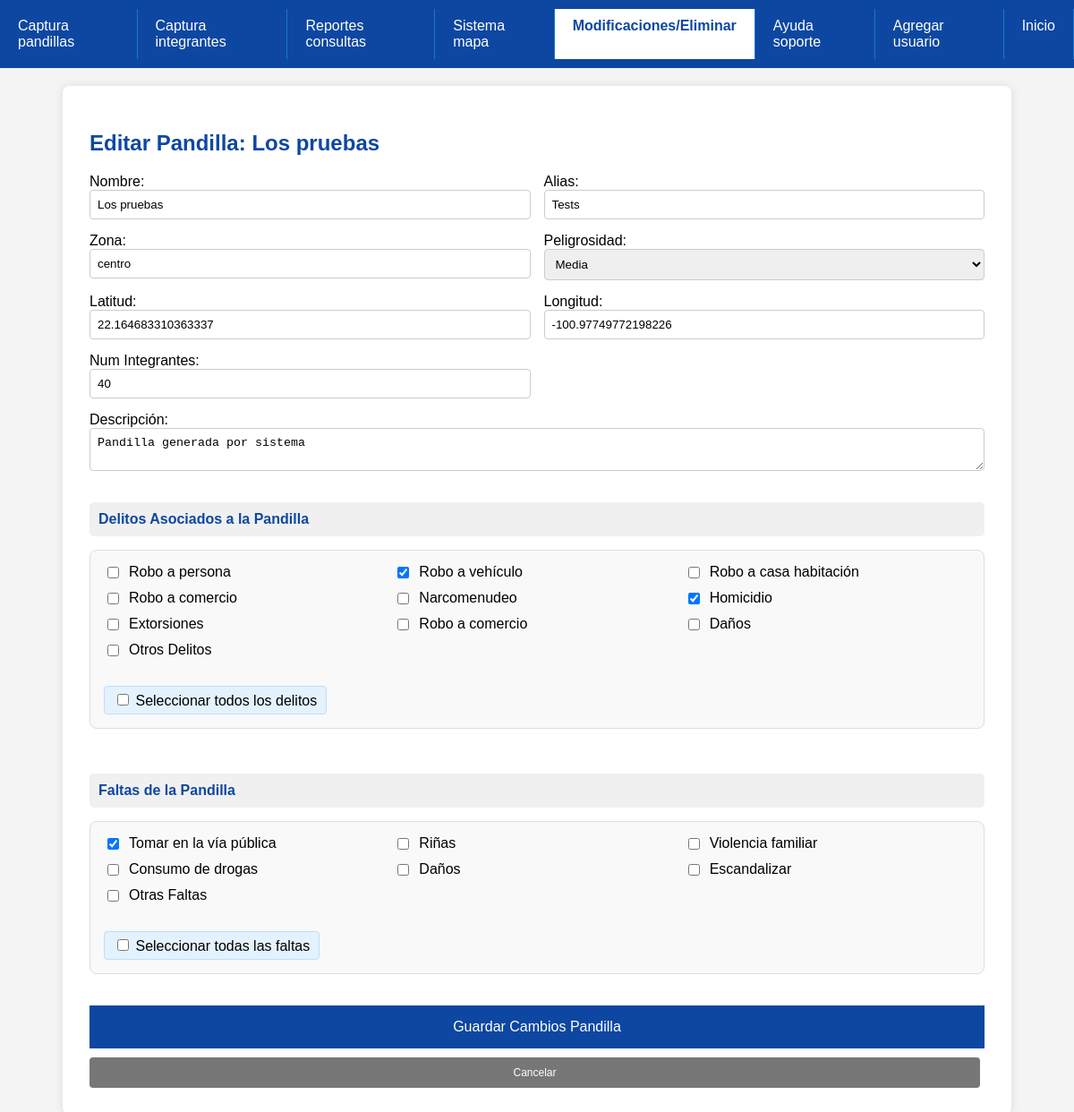
The page /diez.php?edit_pandilla=1 (signed in) on the database its author committed.
### tables this page shows
CREATE TABLE `pandillas` (
  `id_pandilla` int(11) NOT NULL,
  `nombre` varchar(100) DEFAULT NULL,
  `alias` varchar(100) DEFAULT NULL,
  `descripcion` varchar(255) DEFAULT NULL,
  `id_lider_actual` varchar(50) DEFAULT NULL,
  `num_integrantes_aproximado` int(11) DEFAULT NULL,
  `rango_edades` varchar(100) DEFAULT NULL,
  `horario_reunion` varchar(100) DEFAULT NULL,
  `peligrosidad` varchar(100) DEFAULT NULL,
  `redes_sociales` varchar(100) DEFAULT NULL,
  `lugar_reunion` varchar(100) DEFAULT NULL,
  `latitud_reunion` varchar(100) DEFAULT NULL,
  `longitud_reunion` varchar(100) DEFAULT NULL,
  `fecha_registro` datetime DEFAULT current_timestamp(),
  `pandillas_rivales_texto` varchar(100) DEFAULT NULL,
  `zona` varchar(30) NOT NULL,
  `delitos_pandillas` text NOT NULL,
  `faltas_pandillas` text NOT NULL
);

CREATE TABLE `delitos` (
  `id_delito` int(11) NOT NULL,
  `nombre_delito` varchar(100) DEFAULT NULL,
  `descripcion` varchar(100) DEFAULT NULL,
  `categoria` varchar(100) DEFAULT NULL,
  `gravedad` varchar(100) DEFAULT NULL
);

CREATE TABLE `faltas` (
  `id_falta` int(11) NOT NULL,
  `nombre_falta` varchar(100) DEFAULT NULL,
  `descripcion` varchar(100) DEFAULT NULL,
  `categoria` varchar(100) DEFAULT NULL,
  `gravedad` varchar(100) DEFAULT NULL
);

### diez.php (the view, shortened to what this page needs)
<?php
include 'conexion.php';
$delitos = [];
$resD = $conn->query("SELECT * FROM delitos");
while($r = $resD->fetch_assoc()) $delitos[] = $r;
$faltas = [];
$resF = $conn->query("SELECT * FROM faltas");
while($r = $resF->fetch_assoc()) $faltas[] = $r;
$vista = 'lista';
$data_editar = null;
$delitos_act = [];
$faltas_act = [];
if (isset($_GET['edit_pandilla'])) {
    $vista = 'edit_pandilla';
    $id = $_GET['edit_pandilla'];
    $data_editar = $conn->query("SELECT * FROM Pandillas WHERE id_pandilla=$id")->fetch_assoc();
    $delitos_string = $data_editar['delitos_pandillas'] ?? '';
    $delitos_act = !empty($delitos_string) ? explode(', ', $delitos_string) : [];
    $faltas_string = $data_editar['faltas_pandillas'] ?? '';
    $faltas_act = !empty($faltas_string) ? explode(', ', $faltas_string) : [];
}
?>
<!DOCTYPE html>
<html lang="es">
<head>
</head>
<body>
    <div class="top-nav" id="adminNav">
        <a class="nav-item" href="cuatro.php">Captura pandillas</a>
        <a class="nav-item" href="cinco.php">Captura integrantes</a>
        <a class="nav-item" href="seis.php">Reportes consultas</a>
        <a class="nav-item" href="siete.php">Sistema mapa</a>
        <a class="nav-item active" href="diez.php">Modificaciones/Eliminar</a>
        <a class="nav-item" href="ocho.php">Ayuda soporte</a>
        <a class="nav-item" href="nueve.php">Agregar usuario</a>
        <a class="nav-item" href="tres.php">Inicio</a>
    </div>
    <div class="main-content">
        <?php if ($vista == 'edit_pandilla'): ?>
            <div class="form-container">
                <h2 style="color:#0d47a1">Editar Pandilla: <?php echo $data_editar['nombre']; ?></h2>
                <form method="POST">
                    <div class="form-grid">
                        <div class="form-group">
                            <label>Nombre:</label>
                            <input type="text" name="nombrePandilla" value="<?php echo $data_editar['nombre']; ?>" required>
                        </div>
                        <div class="form-group">
                            <label>Alias:</label>
                            <input type="text" name="alias" value="<?php echo $data_editar['alias']; ?>">
                        </div>
                        <div class="form-group">
                            <label>Zona:</label>
                            <input type="text" name="zona" value="<?php echo $data_editar['zona']; ?>">
                        </div>
                        <div class="form-group">
                            <label>Peligrosidad:</label>
                            <select name="peligrosidad">
                                <option value="Media" <?php if($data_editar['peligrosidad']=='Media') echo 'selected'; ?>>Media</option>
                            </select>
                        </div>
                        <div class="form-group">
                            <label>Latitud:</label>
                            <input type="text" name="latitud" value="<?php echo $data_editar['latitud_reunion']; ?>">
                        </div>
                        <div class="form-group">
                            <label>Longitud:</label>
                            <input type="text" name="longitud" value="<?php echo $data_editar['longitud_reunion']; ?>">
                        </div>
                        <div class="form-group">
                            <label>Num Integrantes:</label>
                            <input type="number" name="numIntegrantes" value="<?php echo $data_editar['num_integrantes_aproximado']; ?>">
                        </div>
                        <div class="form-group full-width">
                            <label>Descripción:</label>
                            <textarea name="descripcion"><?php echo $data_editar['descripcion']; ?></textarea>
                        </div>
                        <div class="form-group full-width">
                            <div class="section-title">Delitos Asociados a la Pandilla</div>
                            <div class="checkbox-section">
                                <div class="checkbox-section-grid">
                                    <?php foreach($delitos as $d):
                                        $delito_nombre = $d['nombre_delito'];
                                        $checked = in_array($delito_nombre, $delitos_act) ? 'checked' : '';
                                    ?>
                                        <label class="checkbox-item">
                                            <input type="checkbox" name="delitos_pandillas[]" value="<?php echo $d['id_delito']; ?>" <?php echo $checked; ?>>
                                            <?php echo htmlspecialchars($delito_nombre); ?>
                                        </label>
                                    <?php endforeach; ?>
                                </div>
                                <div class="select-all" onclick="toggleAll('delitos_pandillas', 'toggleAllDelitosPandilla')">
                                    <input type="checkbox" id="toggleAllDelitosPandilla"> Seleccionar todos los delitos
                                </div>
                            </div>
                        </div>
                        <div class="form-group full-width">
                            <div class="section-title">Faltas de la Pandilla</div>
                            <div class="checkbox-section">
                                <div class="checkbox-section-grid">
                                    <?php foreach($faltas as $f):
                                        $falta_nombre = $f['nombre_falta'];
                                        $checked = in_array($falta_nombre, $faltas_act) ? 'checked' : '';
                                    ?>
                                        <label class="checkbox-item">
                                            <input type="checkbox" name="faltas_pandillas[]" value="<?php echo $f['id_falta']; ?>" <?php echo $checked; ?>>
                                            <?php echo htmlspecialchars($falta_nombre); ?>
                                        </label>
                                    <?php endforeach; ?>
                                </div>
                                <div class="select-all" onclick="toggleAll('faltas_pandillas', 'toggleAllFaltasPandilla')">
                                    <input type="checkbox" id="toggleAllFaltasPandilla"> Seleccionar todas las faltas
                                </div>
                            </div>
                        </div>
                    </div>
                    <button type="submit" style="background:#0d47a1; color:white; padding:15px; border:none; width:100%; margin-top:20px; font-size:16px;">Guardar Cambios Pandilla</button>
                    <a href="diez.php" class="btn btn-cancel text-center" style="display:block; text-align:center; color:white; text-decoration:none;">Cancelar</a>
                </form>
            </div>
        <?php endif; ?>
    </div>
</body>
</html>

### diez.php (style rules this page uses)
body { font-family: Arial, sans-serif; margin: 0; padding: 0; background-color: #f4f4f4; display: flex; flex-direction: column; min-height: 100vh; }
.top-nav { background-color: #0d47a1; color: white; padding: 10px 0; display: flex; }
.nav-item { padding: 10px 20px; cursor: pointer; text-decoration: none; color: white; border-right: 1px solid #1976d2; }
.nav-item.active { background-color: white; color: #0d47a1; font-weight: bold; }
.main-content { padding: 20px; flex-grow: 1; }
.form-container { background-color: white; padding: 30px; border-radius: 8px; box-shadow: 0 0 10px rgba(0,0,0,0.1); max-width: 1000px; margin: 0 auto; }
.btn { padding: 5px 10px; text-decoration: none; color: white; border-radius: 4px; font-size: 12px; margin-right: 5px; }
.btn-cancel { background-color: #777; padding: 10px; display:inline-block; margin-top:10px; }
.form-grid { display: grid; grid-template-columns: repeat(2, 1fr); gap: 15px; }
.form-group { display: flex; flex-direction: column; }
input, select, textarea { padding: 8px; border: 1px solid #ccc; border-radius: 4px; }
.full-width { grid-column: span 2; }
.section-title { background-color: #f0f0f0; padding: 10px; border-radius: 5px; margin-top: 20px; font-weight: bold; color: #0d47a1; }
.checkbox-item { display: flex; align-items: center; gap: 8px; margin-bottom: 5px; }
.checkbox-item input[type="checkbox"] { width: auto; }
.checkbox-section { margin: 15px 0; padding: 15px; background-color: #f9f9f9; border-radius: 8px; border: 1px solid #ddd; }
.checkbox-section-grid { display: grid; grid-template-columns: repeat(3, 1fr); gap: 5px; margin-bottom: 15px; }
.select-all { margin-top: 10px; padding: 5px 10px; background: #e3f2fd; border: 1px solid #bbdefb; border-radius: 4px; cursor: pointer; display: inline-block; }

### rows shown on the page
pandillas: nombre "Los pruebas", nombrePandilla "Los pruebas", alias "Tests", zona "centro", peligrosidad "Media", latitud "22.164683310363337", longitud "-100.97749772198226", numIntegrantes "40", descripcion "Pandilla generada por sistema"
delitos: nombre_delito "Robo a persona"
delitos: nombre_delito "Robo a vehículo"
delitos: nombre_delito "Robo a casa habitación"
delitos: nombre_delito "Robo a comercio"
delitos: nombre_delito "Narcomenudeo"
delitos: nombre_delito "Homicidio"
delitos: nombre_delito "Extorsiones"
delitos: nombre_delito "Robo a comercio"
delitos: nombre_delito "Daños"
delitos: nombre_delito "Otros Delitos"
faltas: nombre_falta "Tomar en la vía pública"
faltas: nombre_falta "Riñas"
faltas: nombre_falta "Violencia familiar"
faltas: nombre_falta "Consumo de drogas"
faltas: nombre_falta "Daños"
faltas: nombre_falta "Escandalizar"
faltas: nombre_falta "Otras Faltas"
